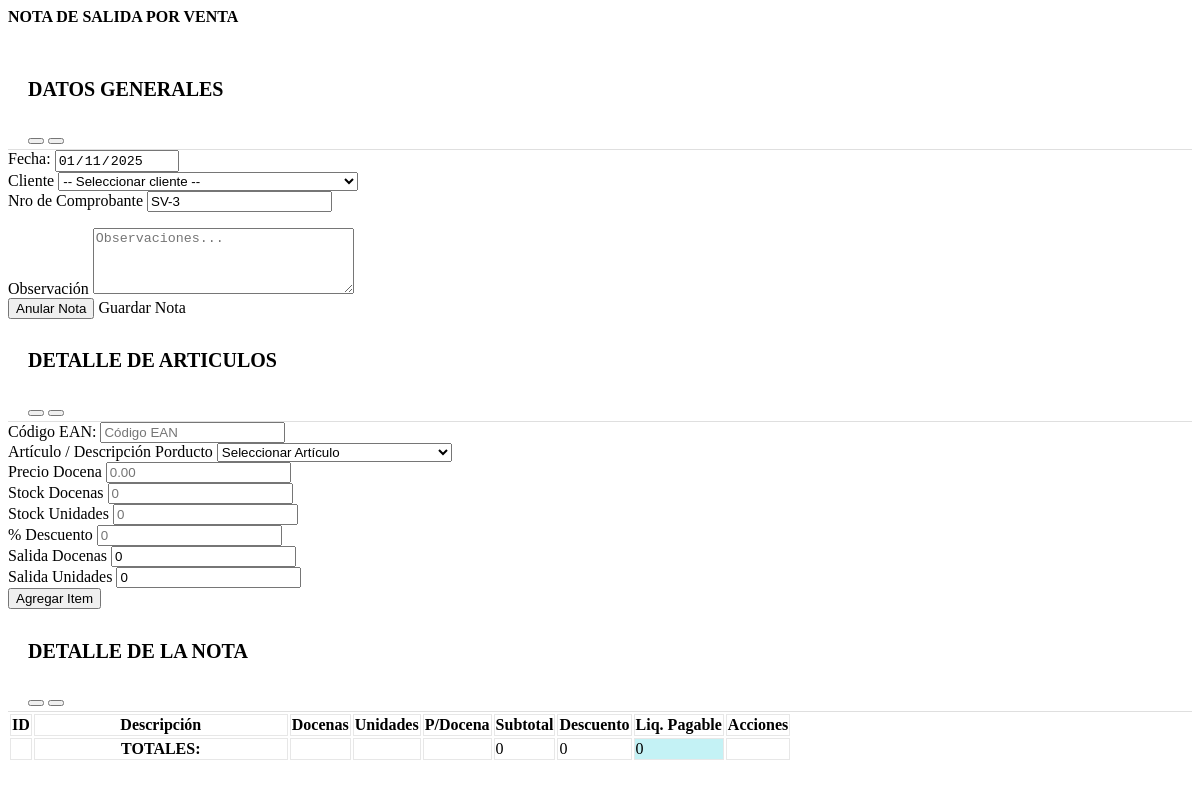
/vista/FSalidaVenta.php, run on an earlier commit of the app's database.
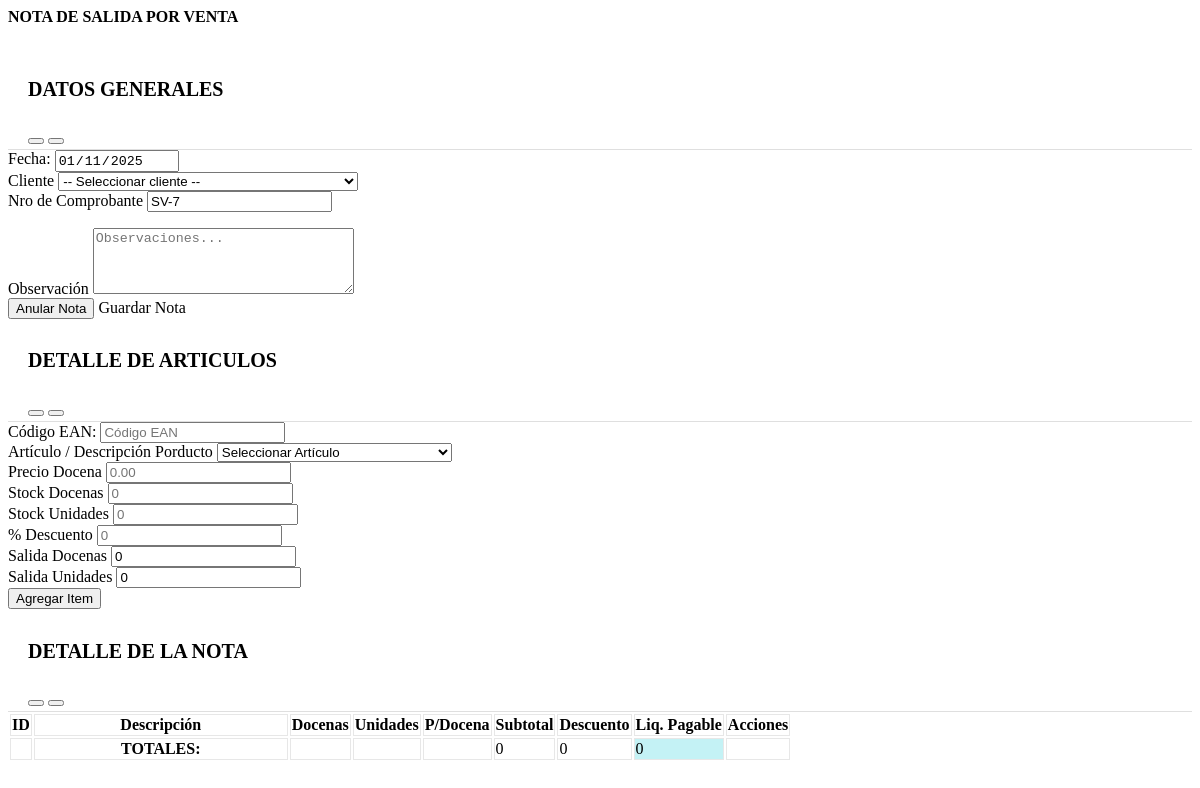
And on a later commit of the database.
### tables this page shows
CREATE TABLE `venta` (
  `id_venta` int(11) NOT NULL,
  `codigo_venta` varchar(30) NOT NULL,
  `id_cliente` int(11) NOT NULL,
  `detalle_venta` text NOT NULL,
  `total` decimal(10,2) NOT NULL,
  `descuento` decimal(10,2) NOT NULL,
  `neto` decimal(10,2) NOT NULL,
  `fecha_emision` date NOT NULL,
  `observacion` varchar(255) NOT NULL,
  `id_usuario` int(11) NOT NULL,
  `estado_venta` tinyint(4) NOT NULL DEFAULT 1
);

### modelo/conexion.php (called while the page is built)
<?php
class Conexion
{
  static public function conectar()
  {
    $host = "localhost";
    $db = "sistema_inventario";
    $userDB = "root";
    $passDB = "";
    $port = "3307";
    $link = new PDO("mysql:host=" . $host . ";port=$port;" . "dbname=" . $db, $userDB, $passDB);
    $link->exec("set names utf8");
    return $link;
  }
}

### modelo/ventaModelo.php (called while the page is built, shortened)
<?php
require_once "conexion.php";
class ModeloVenta
{
  static public function mdlMostrarCantVentas()
  {
    $stmt = Conexion::conectar()->prepare("select count(*) as registros from venta");
    $stmt->execute();
    return $stmt->fetchColumn();
  }
  static public function mdlUltimaVenta()
  {
    $stmt = Conexion::conectar()->prepare("SELECT * FROM venta ORDER BY id_venta DESC");
    $stmt->execute();
    return $stmt->fetch();
  }
}

### bk_archivos/ventaControladorBackUp.php (called while the page is built, shortened)
<?php
class ControladorVenta
{
  static public function ctrMostrarCantVentas()
  {
    $respuesta = ModeloVenta::mdlMostrarCantVentas();
    return $respuesta;
  }
  static public function ctrUltimaVenta()
  {
    $respuesta = ModeloVenta::mdlUltimaVenta();
    return $respuesta;
  }
}

### vista/FSalidaVenta.php (the view, shortened to what the changed rows need)
<div class="content-wrapper">
  <section class="content">
    <form id="FSalidaVenta">
      <div class="row">
        <div class="col-sm-6">
          <div class="card card-success card-outline">
            <div class="card-body row pb-2 mb-2">
              <div class="col-md-4">
                <div class="form-group">
                  <label for="">Nro de Comprobante</label>
                  <?php
                  $registros = ControladorVenta::ctrMostrarCantVentas();
                  if ($registros == 0) {
                    echo '<input type="text" class="form-control" id="nroComprobante" name="nroComprobante" value="SV-1" readonly>';
                  } else {
                    $notaRegistro = ControladorVenta::ctrUltimaVenta();
                    $codigo = $notaRegistro["codigo_venta"];
                    $dividirCodigo = explode("-", $codigo);
                    $numeroCorrelativo = $dividirCodigo[1] + 1;
                    echo '<input type="text" class="form-control" id="nroComprobante" name="nroComprobante" value="SV-' . $numeroCorrelativo . '" readonly>';
                  }
                  ?>
                </div>
              </div>
            </div>
          </div>
        </div>
      </div>
      <div class="card card-info card-outline">
        <div class="card-body">
          <div class=" row">
            <div class="col-md-12">
              <table class="table" id="detalleNE">
                <thead class="text-center">
                  <tr>
                    <th>ID</th>
                    <th width=250px;>Descripción</th>
                    <th>Docenas</th>
                    <th>Unidades</th>
                    <th>P/Docena</th>
                    <th>Subtotal</th>
                    <th>Descuento</th>
                    <th>Liq. Pagable</th>
                    <th>Acciones</th>
                  </tr>
                </thead>
                <tfoot class="text-center">
                  <tr style="margin-right: 200px; padding-right: 500px;">
                    <th class="text-right">TOTALES:</th>
                  </tr>
                </tfoot>
              </table>
            </div>
          </div>
        </div>
      </div>
    </form>
  </section>
</div>

What changed in the data, as far as the page shows it:
no longer on this page (row unchanged): venta: nroComprobante "SV-3"
added venta: nroComprobante "SV-7"
